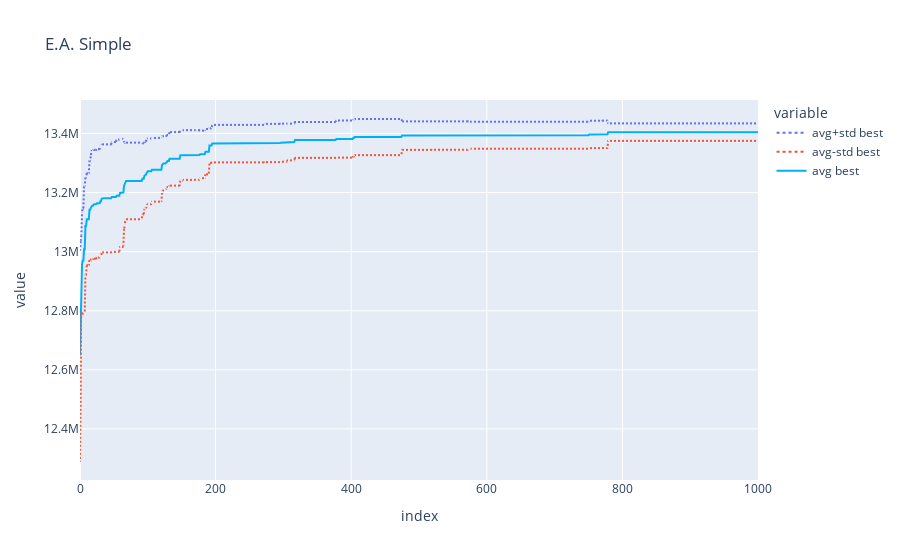

Notebook cell for this chart:
### Code cell
print_hof(hof1)
plot_bests(logs1, 'E.A. Simple')

### Figure 1 — Plotly figure (JSON) as saved in the notebook; plotly's stock layout.template omitted (floating-point values rounded to 4 significant figures; data arrays with more than 128 entries replaced by an {"elided": "..."} marker saying what was removed)
{"data": [{"hovertemplate": "variable=avg+std best<br>index=%{x}<br>value=%{y}<extra></extra>", "legendgroup": "avg+std best", "line": {"color": "#636efa", "dash": "dot"}, "mode": "lines", "name": "avg+std best", "showlegend": true, "type": "scattergl", "x": {"elided": "1001 int values"}, "xaxis": "x", "y": {"elided": "1001 float values"}, "yaxis": "y"}, {"hovertemplate": "variable=avg-std best<br>index=%{x}<br>value=%{y}<extra></extra>", "legendgroup": "avg-std best", "line": {"color": "#EF553B", "dash": "dot"}, "mode": "lines", "name": "avg-std best", "showlegend": true, "type": "scattergl", "x": {"elided": "1001 int values"}, "xaxis": "x", "y": {"elided": "1001 float values"}, "yaxis": "y"}, {"line": {"color": "rgb(0,176,246)"}, "name": "avg best", "type": "scatter", "x": {"elided": "1001 int values"}, "y": {"elided": "1001 float values"}}], "layout": {"legend": {"title": {"text": "variable"}, "tracegroupgap": 0}, "title": {"text": "E.A. Simple"}, "xaxis": {"anchor": "y", "domain": [0, 1], "title": {"text": "index"}}, "yaxis": {"anchor": "x", "domain": [0, 1], "title": {"text": "value"}}}}
